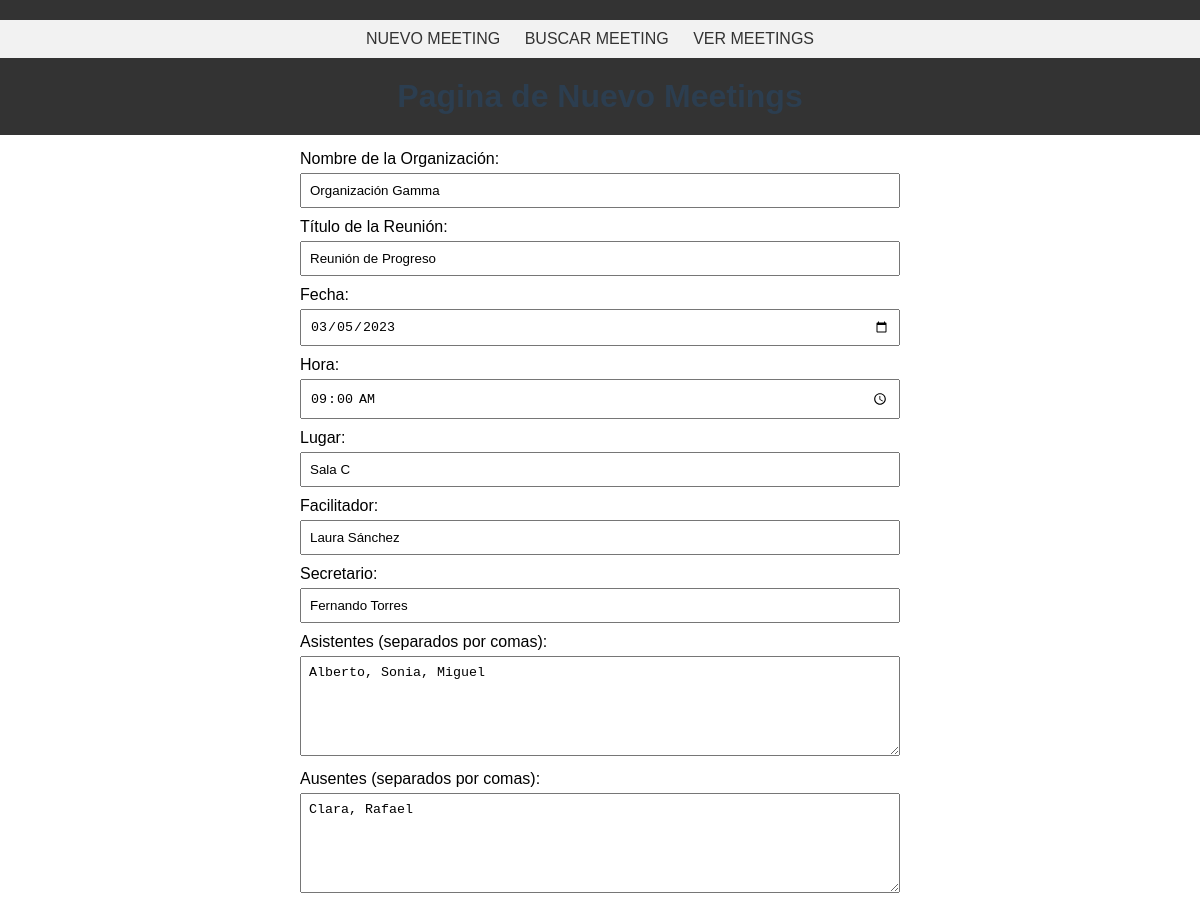
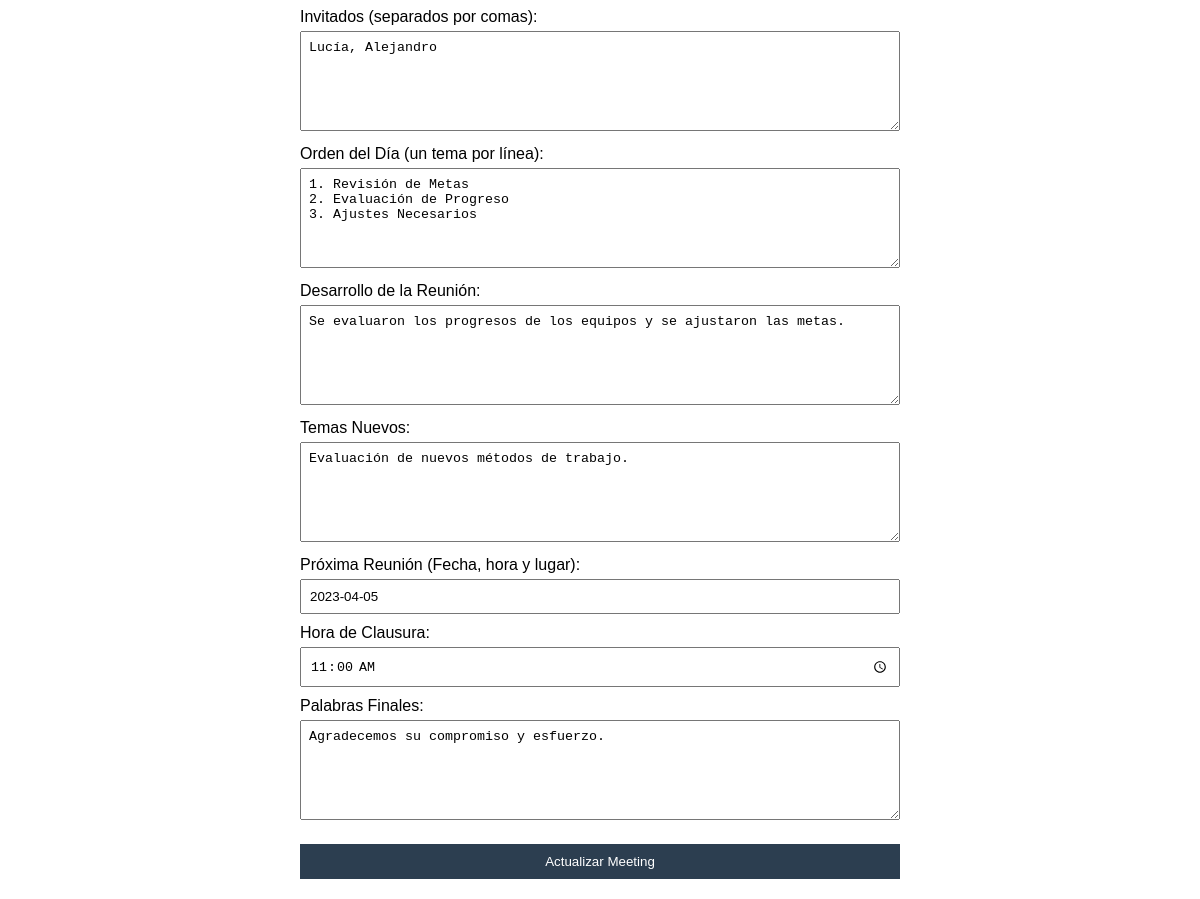
The page /update.php?id_meeting=3 on the database its author committed (2 pictures, top to bottom).
### tables this page shows
CREATE TABLE minutas (
    id INT AUTO_INCREMENT PRIMARY KEY,
    orgName VARCHAR(255),
    meetingTitle VARCHAR(255),
    meetingDate DATE,
    meetingTime TIME,
    meetingPlace VARCHAR(255),
    facilitator VARCHAR(255),
    secretary VARCHAR(255),
    attendees TEXT,
    absentees TEXT,
    guests TEXT,
    agenda TEXT,
    discussion TEXT,
    newTopics TEXT,
    nextMeeting TEXT,
    closingTime TIME,
    closingRemarks TEXT
);

### utils.php (called while the page is built)
<?php
function get_params($key)
{
    return $_POST[$key] ?? $_GET[$key] ?? $_SERVER[$key] ?? null;
}

### views/parts/form.ingreso.view.php (the view, shortened to what this page needs)
<form action="../process.php" method="post">
    <label for="orgName">Nombre de la Organización:</label>
    <input type="text" id="orgName" name="orgName" value="<?= htmlspecialchars($meetingDetails['orgName']) ?>" required>
    <label for="meetingTitle">Título de la Reunión:</label>
    <input type="text" id="meetingTitle" name="meetingTitle" value="<?= htmlspecialchars($meetingDetails['meetingTitle']) ?>" required>
    <label for="meetingDate">Fecha:</label>
    <input type="date" id="meetingDate" name="meetingDate" value="<?= htmlspecialchars($meetingDetails['meetingDate']) ?>" required>
    <label for="meetingTime">Hora:</label>
    <input type="time" id="meetingTime" name="meetingTime" value="<?= htmlspecialchars($meetingDetails['meetingTime']) ?>" required>
    <label for="meetingPlace">Lugar:</label>
    <input type="text" id="meetingPlace" name="meetingPlace" value="<?= htmlspecialchars($meetingDetails['meetingPlace']) ?>" required>
    <label for="facilitator">Facilitador:</label>
    <input type="text" id="facilitator" name="facilitator" value="<?= htmlspecialchars($meetingDetails['facilitator']) ?>" required>
    <label for="secretary">Secretario:</label>
    <input type="text" id="secretary" name="secretary" value="<?= htmlspecialchars($meetingDetails['secretary']) ?>" required>
    <label for="attendees">Asistentes (separados por comas):</label>
    <textarea id="attendees" name="attendees" required><?= htmlspecialchars($meetingDetails['attendees']) ?></textarea>
    <label for="absentees">Ausentes (separados por comas):</label>
    <textarea id="absentees" name="absentees"><?= htmlspecialchars($meetingDetails['absentees']) ?></textarea>
    <label for="guests">Invitados (separados por comas):</label>
    <textarea id="guests" name="guests"><?= htmlspecialchars($meetingDetails['guests']) ?></textarea>
    <label for="agenda">Orden del Día (un tema por línea):</label>
    <textarea id="agenda" name="agenda" required><?= htmlspecialchars($meetingDetails['agenda']) ?></textarea>
    <label for="discussion">Desarrollo de la Reunión:</label>
    <textarea id="discussion" name="discussion" required><?= htmlspecialchars($meetingDetails['discussion']) ?></textarea>
    <label for="newTopics">Temas Nuevos:</label>
    <textarea id="newTopics" name="newTopics"><?= htmlspecialchars($meetingDetails['newTopics']) ?></textarea>
    <label for="nextMeeting">Próxima Reunión (Fecha, hora y lugar):</label>
    <input type="text" id="nextMeeting" name="nextMeeting" value="<?= htmlspecialchars($meetingDetails['nextMeeting']) ?>" required>
    <label for="closingTime">Hora de Clausura:</label>
    <input type="time" id="closingTime" name="closingTime" value="<?= htmlspecialchars($meetingDetails['closingTime']) ?>" required>
    <label for="closingRemarks">Palabras Finales:</label>
    <textarea id="closingRemarks" name="closingRemarks" required><?= htmlspecialchars($meetingDetails['closingRemarks']) ?></textarea>
    <button type="submit" name="action" value="<?= $action === 'update' ? 'update' : 'new' ?>">
        <?= $action === 'update' ? 'Actualizar Meeting' : 'Enviar Nuevo Formulario' ?>
    </button>
</form>

### styles/styles.css (style rules this page uses)
body { font-family: Arial, sans-serif; margin: 20px; position: relative; }
form { max-width: 600px; margin: auto; width: 70vw; }
label { display: block; margin: 10px 0 5px; }
input, textarea, select { width: 100%; padding: 8px; box-sizing: border-box; }
textarea { height: 100px; }
button { display: block; width: 100%; padding: 10px; margin-top: 20px; background-color: #2c3e50; color: white; border: none; cursor: pointer; }

### rows shown on the page
minutas: orgName "Organización Gamma", meetingTitle "Reunión de Progreso", meetingDate "03/05/2023", meetingTime "09:00:00", meetingPlace "Sala C", facilitator "Laura Sánchez", secretary "Fernando Torres", attendees "Alberto, Sonia, Miguel", absentees "Clara, Rafael", guests "Lucía, Alejandro", agenda "1. Revisión de Metas 2. Evaluación de Progreso 3. Ajustes Necesarios", discussion "Se evaluaron los progresos de los equipos y se ajustaron las metas.", newTopics "Evaluación de nuevos métodos de trabajo.", nextMeeting "2023-04-05", closingTime "11:00:00", closingRemarks "Agradecemos su compromiso y esfuerzo."
